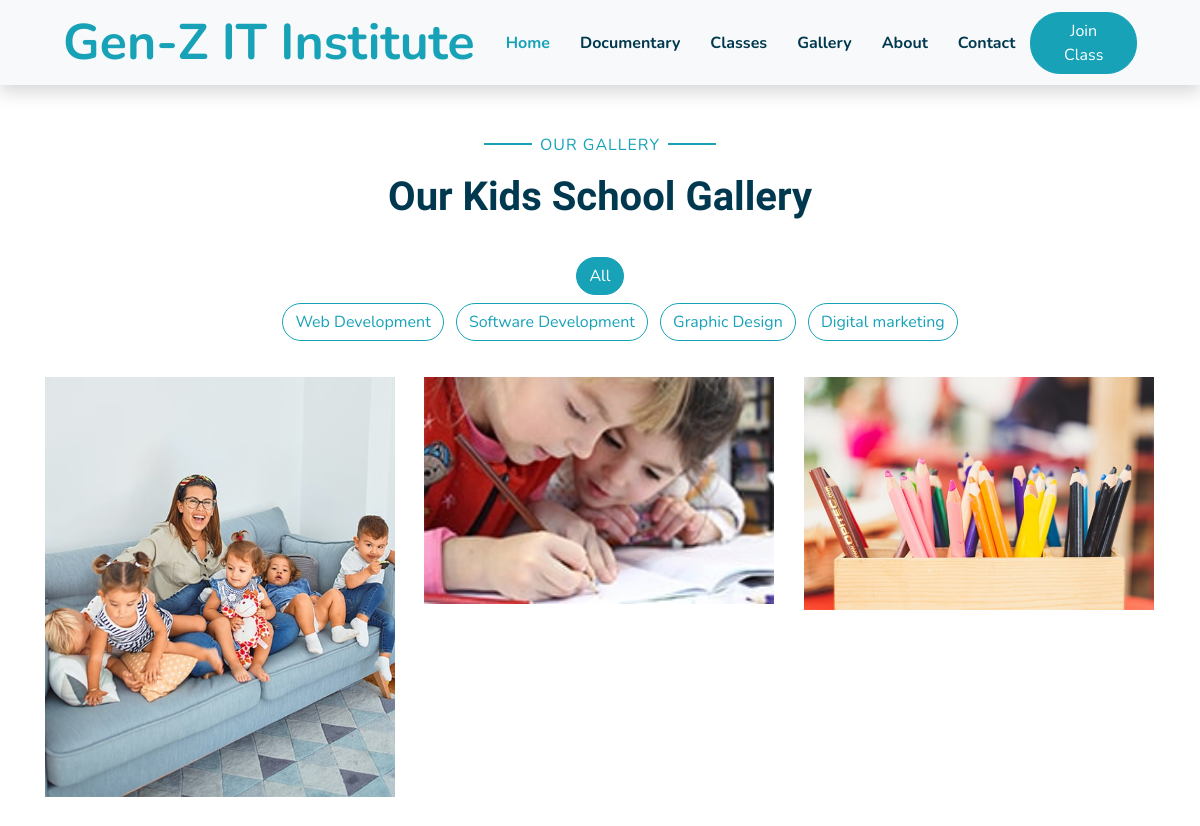
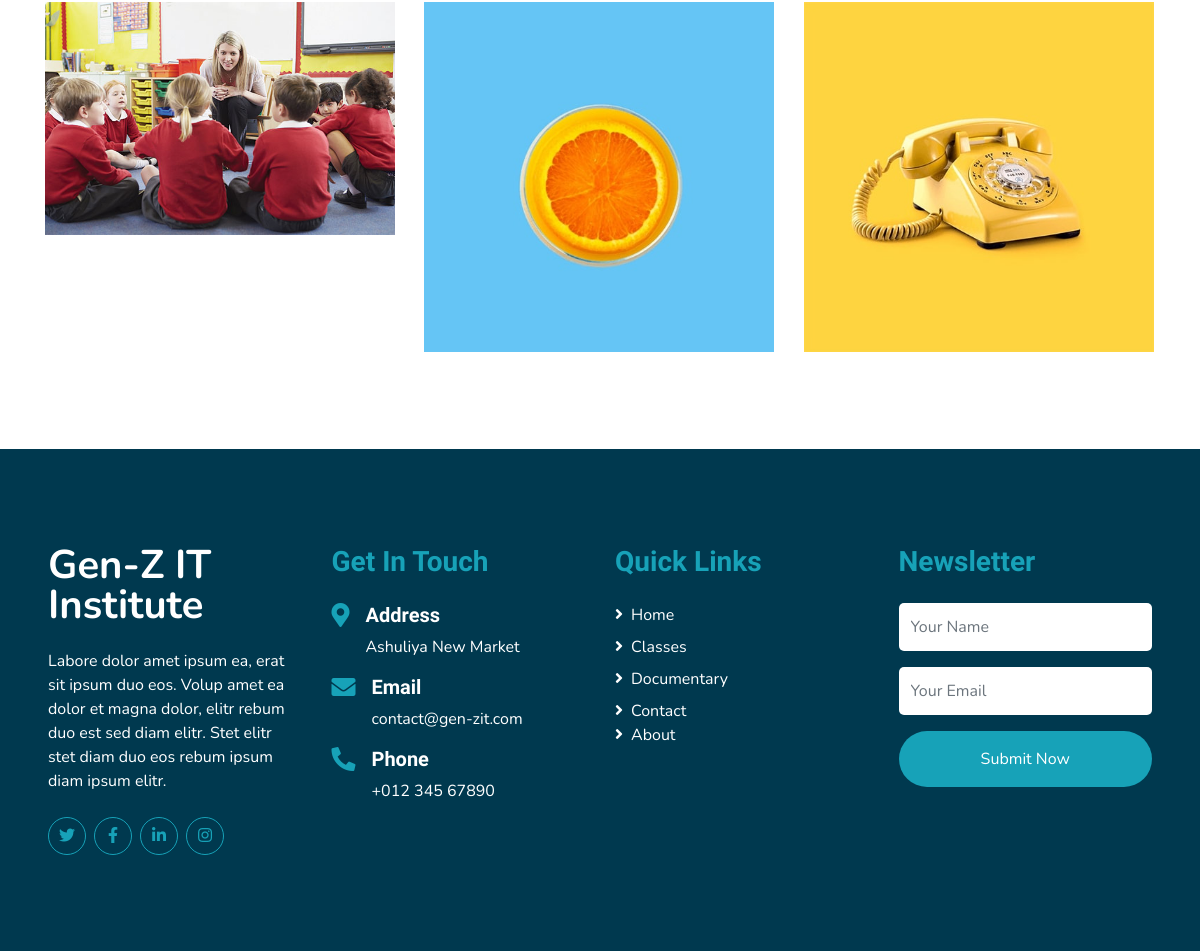
/class/gallery, run on the app's committed database (2 pictures, top to bottom).
### blog/models.py (models this page shows, shortened)
class blogCatagory(models.Model):
    title = models.CharField(max_length=50, unique=True)
    slug = models.SlugField()

### course/models.py (models this page shows, shortened)
class galleryModel(models.Model):
    title = models.CharField(max_length=200)
    image = models.FileField(upload_to='gallery')
    category = models.ForeignKey(blogCatagory, on_delete = models.CASCADE)

### course/views.py (the view)
# urls.py: path('gallery', galleryPage, name='gallery'),
def galleryPage(request):
    gallery = galleryModel.objects.all()
    cat = blogCatagory.objects.all()
    context={
        'gallery':gallery,
        'cat':cat,
    }
    return render(request, 'gallery.html', context)

### templates/gallery.html (shortened to what this page needs)
{% extends 'base/core.html' %}
{% load static %}
{% block body %}
    <div class="container-fluid pt-5 pb-3">
        <div class="container">
            <div class="text-center pb-2">
                <p class="section-title px-5"><span class="px-2">Our Gallery</span></p>
                <h1 class="mb-4">Our Kids School Gallery</h1>
            </div>
            <div class="row">
                <div class="col-12 text-center mb-2">
                    <ul class="list-inline mb-4" id="portfolio-flters">
                        <li class="btn btn-outline-primary m-1 active"  data-filter="*">All</li>
                        <ul>
                            {% for cat in cat %}
                                <li class="btn btn-outline-primary m-1" data-filter=".{{ cat.id }}">{{ cat.title }}</li>
                            {% endfor %}
                        </ul>
                    </ul>
                </div>
            </div>
            <div class="row portfolio-container">
                {% for gallery in gallery %}
                <div class="col-lg-4 col-md-6 mb-4 portfolio-item {{ gallery.category.id }}">
                    <div class="position-relative overflow-hidden mb-2">
                        <img class="img-fluid w-100" src="{{ gallery.image.url }}" alt="">
                    </div>
                </div>
                {% endfor %}
            </div>
        </div>
    </div>
{% endblock %}

### data on the page
blogCatagory: title "Web Development"
blogCatagory: title "Software Development"
blogCatagory: title "Graphic Design"
blogCatagory: title "Digital marketing"
galleryModel: image (picture)
galleryModel: image (picture)
galleryModel: image (picture)
galleryModel: image (picture)
galleryModel: image (picture)
galleryModel: image (picture)
